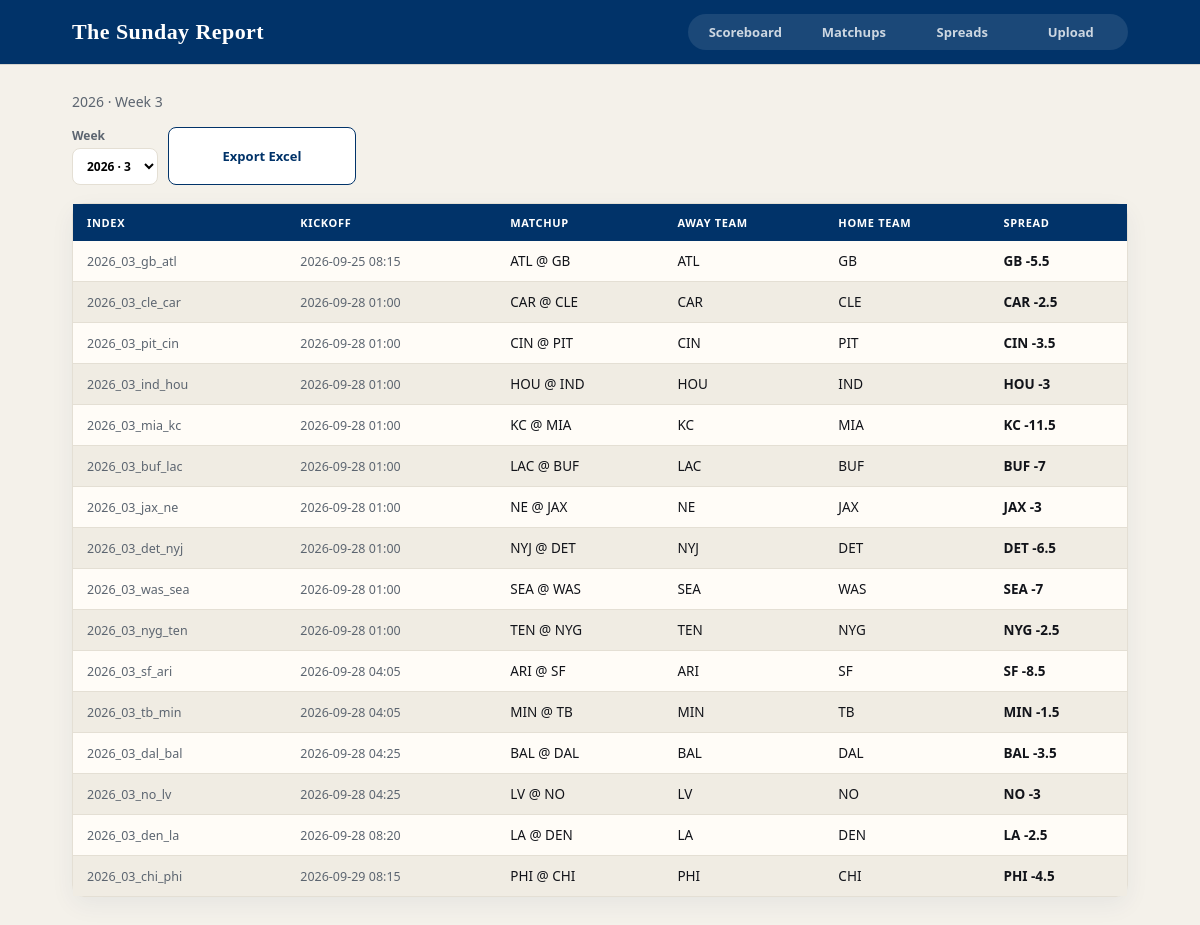
The page /past on the database its author committed.
### app/models.py (models this page shows)
class Base(DeclarativeBase):
    pass

class Matchup(Base):
    __tablename__ = "matchups"
    id: Mapped[str] = mapped_column(String, primary_key=True)
    season_year: Mapped[int] = mapped_column(Integer, nullable=False, index=True)
    season_week: Mapped[int] = mapped_column(Integer, nullable=False, index=True)
    home_team: Mapped[str] = mapped_column(String, nullable=False)
    away_team: Mapped[str] = mapped_column(String, nullable=False)
    kickoff: Mapped[str | None] = mapped_column(String, nullable=True)
    home_score: Mapped[int | None] = mapped_column(Integer, nullable=True)
    away_score: Mapped[int | None] = mapped_column(Integer, nullable=True)
    picks: Mapped[list["Pick"]] = relationship(back_populates="matchup")

### app/routers/week.py (the view)
@router.get("/past", response_class=HTMLResponse)
def past(request: Request, conn: DbConn, week: int | None = None):
    week_list = _past_week_list(conn)
    ctx = {
        "season": SEASON,
        "week": None,
        "week_list": week_list,
        "rows": [],
        "nav": "past",
    }
    if week_list:
        season, shown = _pick_past(week_list, week)
        ctx.update(
            {
                "season": season,
                "week": shown,
                "rows": [view_matchup(m) for m in db.matchups_for(conn, season, shown)],
            }
        )
    if is_htmx(request):
        return templates.TemplateResponse(request, "partials/past_board.html", ctx)
    return templates.TemplateResponse(request, "past.html", ctx)

### app/templates/past.html
{% extends "base.html" %}
{% block body %}
{% if not week_list %}
<p class="muted">No stored past spreads yet. Pull this week’s lines, then they’ll show up here after the week is over.</p>
{% else %}
{% include "partials/past_board.html" %}
{% endif %}
{% endblock %}

### app/templates/base.html (shortened to what this page needs)
<!DOCTYPE html>
<html lang="en">
<head>
  <link rel="stylesheet" href="/static/style.css">
</head>
<body>
  <header class="top">
    <div class="wrap top-inner">
      <h1>The Sunday Report</h1>
      <nav class="tabs tabs-4">
        <a href="/scoreboard" {% if nav == "scoreboard" %}class="active"{% endif %}>Scoreboard</a>
        <a href="/matchups" {% if nav == "matchups" %}class="active"{% endif %}>Matchups</a>
        <a href="/spreads" {% if nav == "spreads" %}class="active"{% endif %}>Spreads</a>
        <a href="/upload" {% if nav == "upload" %}class="active"{% endif %}>Upload</a>
      </nav>
    </div>
  </header>
  <div class="wrap main">
    {% block body %}{% endblock %}
  </div>
</body>
</html>

### app/templates/partials/past_board.html
<div id="board">
  <p class="muted">{{ season }} · Week {{ week }}</p>
  <div class="toolbar">
    <form class="form">
      <label>Week
        <select name="week" hx-get="/past" hx-target="#board" hx-swap="outerHTML">
          {% for s, w in week_list %}
          <option value="{{ w }}" {% if w == week %}selected{% endif %}>{{ s }} · {{ w }}</option>
          {% endfor %}
        </select>
      </label>
    </form>
    <a class="btn btn-ghost" href="/export/past?week={{ week }}">Export Excel</a>
  </div>
  {% with empty="No spreads stored for this week." %}
  {% include "partials/spread_table.html" %}
  {% endwith %}
</div>

### app/templates/partials/spread_table.html
<div class="table-card" id="table">
  <table>
    <thead>
      <tr><th>Index</th><th>Kickoff</th><th>Matchup</th><th>Away Team</th><th>Home Team</th><th>Spread</th></tr>
    </thead>
    <tbody>
      {% for r in rows %}
      <tr>
        <td class="mono">{{ r.index }}</td>
        <td class="mono">{{ r.kickoff }}</td>
        <td>{{ r.game }}</td>
        <td>{{ r.away_team }}</td>
        <td>{{ r.home_team }}</td>
        <td class="spread">{% if r.vegas_hint %}<span class="tip">{{ r.vegas_hint }}</span>{% endif %}{{ r.vegas }}</td>
      </tr>
      {% else %}
      <tr><td colspan="6">{{ empty|default("No games this week.") }}</td></tr>
      {% endfor %}
    </tbody>
  </table>
</div>

### app/static/style.css (style rules this page uses)
:root { --navy: #013369; --navy-2: #0a4a8a; --red: #d50a0a; --red-2: #b00808; --paper: #f4f1ea; --card: #fffcf7; --fg: #12141a; --muted: #5c6570; --line: #e4dfd4; --stripe: #f0ece3; --top-h: 64px; }
* { box-sizing: border-box; }
body { margin: 0; background: var(--paper); color: var(--fg); font-family: system-ui, -apple-system, "Segoe UI", sans-serif; }
.wrap { max-width: 1120px; margin: 0 auto; padding: 0 32px; }
.top { position: sticky; top: 0; z-index: 20; height: var(--top-h); background: var(--navy); color: #fff; box-shadow: 0 1px 0 rgba(0, 0, 0, 0.12); }
.top-inner { height: 100%; display: flex; align-items: center; justify-content: space-between; gap: 24px; }
h1 { font-family: Georgia, "Times New Roman", serif; color: #fff; margin: 0; font-size: 22px; font-weight: 600; letter-spacing: 0.02em; }
.tabs { display: grid; grid-template-columns: repeat(3, minmax(0, 1fr)); min-width: 360px; padding: 3px; background: rgba(255, 255, 255, 0.1); border-radius: 999px; font-size: 13px; font-weight: 600; }
.tabs-4 { grid-template-columns: repeat(4, minmax(0, 1fr)); min-width: 440px; }
.tabs a { color: rgba(255, 255, 255, 0.78); text-decoration: none; padding: 6px 8px; border-radius: 999px; text-align: center; display: block; }
.main { padding: 28px 32px 48px; }
.muted { color: var(--muted); margin: 0 0 16px; font-size: 14px; }
.table-card { background: var(--card); border: 1px solid var(--line); border-radius: 12px; overflow: visible; box-shadow: 0 8px 24px rgba(1, 51, 105, 0.06); }
table { width: 100%; border-collapse: collapse; font-size: 13.5px; }
th, td { padding: 11px 14px; text-align: left; border: 0; }
th { background: var(--navy); color: #fff; font-size: 11px; font-weight: 650; text-transform: uppercase; letter-spacing: 0.06em; }
td { border-bottom: 1px solid var(--line); }
tbody tr:last-child td { border-bottom: 0; }
tbody tr:nth-child(even) { background: var(--stripe); }
.spread { position: relative; font-variant-numeric: tabular-nums; font-weight: 650; }
.mono { font-variant-numeric: tabular-nums; color: var(--muted); font-size: 12.5px; }
.form { display: grid; gap: 12px; max-width: 420px; }
.toolbar { display: flex; gap: 10px; align-items: stretch; flex-wrap: wrap; margin-bottom: 18px; }
.toolbar .form { max-width: none; margin: 0; }
.toolbar form { margin: 0; display: flex; }
.toolbar button, .toolbar a.btn { width: 11.75rem; min-height: 38px; padding: 9px 12px; text-align: center; display: inline-flex; align-items: center; justify-content: center; }
label { display: grid; gap: 4px; font-size: 12px; color: var(--muted); font-weight: 600; }
input, select { padding: 8px 10px; font: inherit; border: 1px solid var(--line); border-radius: 8px; background: #fff; }
.btn, button { border: 1px solid transparent; padding: 9px 14px; font: inherit; font-size: 13px; font-weight: 650; cursor: pointer; width: fit-content; border-radius: 8px; text-decoration: none; display: inline-block; }
.btn-ghost, a.btn:not(.btn-primary), button:not(.btn-primary) { background: #fff; color: var(--navy); border-color: var(--navy); }

### rows shown on the page
Matchup: season_year "2026", index "2026_03_gb_atl", kickoff "2026-09-25 08:15", game "ATL @ GB", away_team "ATL", home_team "GB", vegas "GB -5.5"
Matchup: index "2026_03_cle_car", kickoff "2026-09-28 01:00", game "CAR @ CLE", away_team "CAR", home_team "CLE", vegas "CAR -2.5"
Matchup: index "2026_03_pit_cin", kickoff "2026-09-28 01:00", game "CIN @ PIT", away_team "CIN", home_team "PIT", vegas "CIN -3.5"
Matchup: index "2026_03_ind_hou", kickoff "2026-09-28 01:00", game "HOU @ IND", away_team "HOU", home_team "IND", vegas "HOU -3"
Matchup: index "2026_03_mia_kc", kickoff "2026-09-28 01:00", game "KC @ MIA", away_team "KC", home_team "MIA", vegas "KC -11.5"
Matchup: index "2026_03_buf_lac", kickoff "2026-09-28 01:00", game "LAC @ BUF", away_team "LAC", home_team "BUF", vegas "BUF -7"
Matchup: index "2026_03_jax_ne", kickoff "2026-09-28 01:00", game "NE @ JAX", away_team "NE", home_team "JAX", vegas "JAX -3"
Matchup: index "2026_03_det_nyj", kickoff "2026-09-28 01:00", game "NYJ @ DET", away_team "NYJ", home_team "DET", vegas "DET -6.5"
Matchup: index "2026_03_was_sea", kickoff "2026-09-28 01:00", game "SEA @ WAS", away_team "SEA", home_team "WAS", vegas "SEA -7"
Matchup: index "2026_03_nyg_ten", kickoff "2026-09-28 01:00", game "TEN @ NYG", away_team "TEN", home_team "NYG", vegas "NYG -2.5"
Matchup: index "2026_03_sf_ari", kickoff "2026-09-28 04:05", game "ARI @ SF", away_team "ARI", home_team "SF", vegas "SF -8.5"
Matchup: index "2026_03_tb_min", kickoff "2026-09-28 04:05", game "MIN @ TB", away_team "MIN", home_team "TB", vegas "MIN -1.5"
Matchup: index "2026_03_dal_bal", kickoff "2026-09-28 04:25", game "BAL @ DAL", away_team "BAL", home_team "DAL", vegas "BAL -3.5"
Matchup: index "2026_03_no_lv", kickoff "2026-09-28 04:25", game "LV @ NO", away_team "LV", home_team "NO", vegas "NO -3"
Matchup: index "2026_03_den_la", kickoff "2026-09-28 08:20", game "LA @ DEN", away_team "LA", home_team "DEN", vegas "LA -2.5"
Matchup: index "2026_03_chi_phi", kickoff "2026-09-29 08:15", game "PHI @ CHI", away_team "PHI", home_team "CHI", vegas "PHI -4.5"

### other values the page prints
{{ week }} "3"
form field week "2026 · 3"
